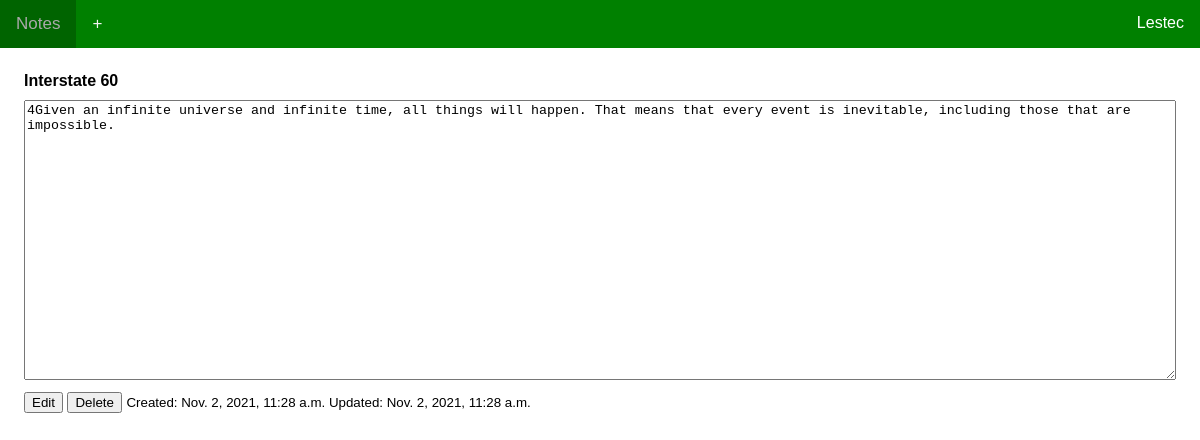
Screenshot of / (signed in) with the database file from the repository.
### notes/models.py (models this page shows, shortened)
class Notes(models.Model):
    user = models.ForeignKey(get_user_model(), on_delete=models.CASCADE, related_name='notes')
    title = models.CharField(max_length=50, blank=True, null=True)
    text = models.TextField(blank=True, null=True)
    created_at = models.DateTimeField(auto_now_add=True)
    updated_at = models.DateTimeField(auto_now=True)

### notes/views.py (the view, shortened to what this page needs)
# urls.py: path("", NotesListView.as_view(), name="notes"),
class NotesListView(LoginRequiredMixin, View):
    template_name = 'notes/list.html'
    def get(self, request):
        context = {}
        queryset = Notes.objects.filter(user=request.user.id)#.order_by("created_at")
        context['object_list'] = queryset
        return render(request, self.template_name, context)

### notes/templates/notes/list.html (shortened to what this page needs)
{% load static %}
<link rel="stylesheet" type="text/css" href="{% static 'notes/style.css' %}">
<!DOCTYPE html>
<html>
  <head>
  </head>
  <body>
    <header>
      {% if user.is_authenticated %}
      <div class="topnav">
        {% url 'notes' as notes_p %}
        <a {% if request.get_full_path == notes_p %}class="active"{% endif %} href="{% url 'notes' %}">Notes</a>
        {% url 'note_create' as notes_cp %}
        <a {% if request.get_full_path == notes_cp %}class="active"{% endif %} href="{% url 'note_create' %}">+</a>
        <div class="topnav-right">
          <div class="dropdown">
            <button class="dropbtn">{{ user|capfirst }}</button>
          </div>
        </div>
      </div>
      {% endif %}
    </header>
    <main>
      {% block content %}
      {% for object in object_list %}
        <div class="notes">
          <form method="POST" style="margin:0;">
            <h4>{% if object.title %}{{ object.title }}{% else %}<br>{% endif %}</h4>
            <p><textarea class="textarea" readonly>{{ object.id }}{{ object.text }}</textarea></p>
            <p class="notes-detail-down" style="margin-top:1%;"><input type="submit" value="Edit" name="edit{{ object.id }}"> <input type="submit" value="Delete" name="delete{{ object.id }}">
            <small>Created: {{ object.created_at }} Updated: {{ object.updated_at }}</small></p>
          </form>
        </div>
      {% endfor %}
      {% endblock %}
    </main>
  </body>
</html>

### notes/static/notes/style.css (style rules this page uses)
body { margin: 0; font-family: Arial, Helvetica, sans-serif; }
.topnav { overflow: hidden; background-color:green; }
.topnav a { float: left; color: #f2f2f2; text-align: center; padding: 14px 16px; text-decoration: none; font-size: 17px; }
.topnav-right { float: right; }
.dropdown { float: right; overflow: hidden; }
.dropdown .dropbtn { font-size: 16px; border: none; outline: none; color: white; padding: 14px 16px; background-color: inherit; font-family: inherit; margin: 0; }
.active { background-color: darkgreen; }
.notes { color: black; text-decoration: none; margin: 24; }
.notes p { margin: 0; }
.notes h4 { margin: 0; margin-bottom: 10; }
.notes-detail-title, .notes-detail-text, .notes-detail-down { margin: 10; }
.textarea { width:100%; height: 35%; }

### rows the page displays
Notes: title "Interstate 60", id "4Given an infinite universe and infinite time, all things will happen. That means that every event is inevitable, including those that are impossible.", created_at "Nov. 2, 2021, 11:28 a.m.", updated_at "Nov. 2, 2021, 11:28 a.m."

### other values shown
{{ user|capfirst }} "Lestec"
